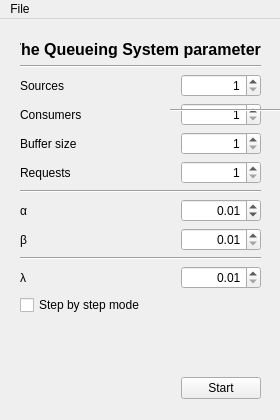
<?xml version="1.0" encoding="UTF-8"?>
<ui version="4.0">
 <class>MainWindow</class>
 <widget class="QMainWindow" name="MainWindow">
  <property name="geometry">
   <rect>
    <x>0</x>
    <y>0</y>
    <width>280</width>
    <height>420</height>
   </rect>
  </property>
  <property name="sizePolicy">
   <sizepolicy hsizetype="Minimum" vsizetype="Minimum">
    <horstretch>0</horstretch>
    <verstretch>0</verstretch>
   </sizepolicy>
  </property>
  <property name="minimumSize">
   <size>
    <width>280</width>
    <height>420</height>
   </size>
  </property>
  <property name="maximumSize">
   <size>
    <width>280</width>
    <height>420</height>
   </size>
  </property>
  <property name="windowTitle">
   <string>The Queueing System</string>
  </property>
  <widget class="QWidget" name="centralWidget">
   <widget class="QWidget" name="gridLayoutWidget">
    <property name="geometry">
     <rect>
      <x>10</x>
      <y>10</y>
      <width>261</width>
      <height>381</height>
     </rect>
    </property>
    <layout class="QGridLayout" name="gridLayout">
     <property name="leftMargin">
      <number>10</number>
     </property>
     <property name="rightMargin">
      <number>10</number>
     </property>
     <property name="horizontalSpacing">
      <number>6</number>
     </property>
     <item row="10" column="1">
      <widget class="QDoubleSpinBox" name="spinLambda">
       <property name="alignment">
        <set>Qt::AlignRight|Qt::AlignTrailing|Qt::AlignVCenter</set>
       </property>
       <property name="decimals">
        <number>2</number>
       </property>
       <property name="minimum">
        <double>0.010000000000000</double>
       </property>
       <property name="maximum">
        <double>99.989999999999995</double>
       </property>
       <property name="singleStep">
        <double>0.010000000000000</double>
       </property>
       <property name="value">
        <double>0.010000000000000</double>
       </property>
      </widget>
     </item>
     <item row="0" column="0" colspan="2">
      <widget class="QLabel" name="lblSettingTitle">
       <property name="font">
        <font>
         <pointsize>12</pointsize>
         <weight>75</weight>
         <bold>true</bold>
        </font>
       </property>
       <property name="frameShape">
        <enum>QFrame::NoFrame</enum>
       </property>
       <property name="text">
        <string>The Queueing System parameters</string>
       </property>
       <property name="alignment">
        <set>Qt::AlignCenter</set>
       </property>
      </widget>
     </item>
     <item row="1" column="0" colspan="2">
      <widget class="Line" name="line">
       <property name="enabled">
        <bool>true</bool>
       </property>
       <property name="frameShadow">
        <enum>QFrame::Sunken</enum>
       </property>
       <property name="lineWidth">
        <number>1</number>
       </property>
       <property name="orientation">
        <enum>Qt::Horizontal</enum>
       </property>
      </widget>
     </item>
     <item row="6" column="0" colspan="2">
      <widget class="Line" name="line_2">
       <property name="orientation">
        <enum>Qt::Horizontal</enum>
       </property>
      </widget>
     </item>
     <item row="10" column="0">
      <widget class="QLabel" name="lblLambda">
       <property name="text">
        <string>λ</string>
       </property>
      </widget>
     </item>
     <item row="3" column="1">
      <widget class="QSpinBox" name="spinCnmrs">
       <property name="maximumSize">
        <size>
         <width>80</width>
         <height>16777215</height>
        </size>
       </property>
       <property name="alignment">
        <set>Qt::AlignRight|Qt::AlignTrailing|Qt::AlignVCenter</set>
       </property>
       <property name="minimum">
        <number>1</number>
       </property>
       <property name="maximum">
        <number>1000</number>
       </property>
       <property name="value">
        <number>1</number>
       </property>
      </widget>
     </item>
     <item row="2" column="0">
      <widget class="QLabel" name="lblSources">
       <property name="cursor">
        <cursorShape>ArrowCursor</cursorShape>
       </property>
       <property name="text">
        <string>Sources</string>
       </property>
      </widget>
     </item>
     <item row="12" column="0">
      <spacer name="verticalSpacer">
       <property name="orientation">
        <enum>Qt::Vertical</enum>
       </property>
       <property name="sizeHint" stdset="0">
        <size>
         <width>20</width>
         <height>40</height>
        </size>
       </property>
      </spacer>
     </item>
     <item row="2" column="1">
      <widget class="QSpinBox" name="spinSrcs">
       <property name="maximumSize">
        <size>
         <width>80</width>
         <height>16777215</height>
        </size>
       </property>
       <property name="alignment">
        <set>Qt::AlignRight|Qt::AlignTrailing|Qt::AlignVCenter</set>
       </property>
       <property name="minimum">
        <number>1</number>
       </property>
       <property name="maximum">
        <number>1000</number>
       </property>
       <property name="value">
        <number>1</number>
       </property>
      </widget>
     </item>
     <item row="4" column="0">
      <widget class="QLabel" name="lblBuffer">
       <property name="text">
        <string>Buffer size</string>
       </property>
      </widget>
     </item>
     <item row="9" column="0" colspan="2">
      <widget class="Line" name="line_5">
       <property name="orientation">
        <enum>Qt::Horizontal</enum>
       </property>
      </widget>
     </item>
     <item row="8" column="0">
      <widget class="QLabel" name="lblBeta">
       <property name="text">
        <string>β</string>
       </property>
      </widget>
     </item>
     <item row="7" column="0">
      <widget class="QLabel" name="lblAlpha">
       <property name="text">
        <string>α</string>
       </property>
      </widget>
     </item>
     <item row="7" column="1">
      <widget class="QDoubleSpinBox" name="spinAlpha">
       <property name="alignment">
        <set>Qt::AlignRight|Qt::AlignTrailing|Qt::AlignVCenter</set>
       </property>
       <property name="minimum">
        <double>0.000000000000000</double>
       </property>
       <property name="singleStep">
        <double>0.010000000000000</double>
       </property>
       <property name="value">
        <double>0.010000000000000</double>
       </property>
      </widget>
     </item>
     <item row="12" column="1">
      <spacer name="verticalSpacer_3">
       <property name="orientation">
        <enum>Qt::Vertical</enum>
       </property>
       <property name="sizeHint" stdset="0">
        <size>
         <width>20</width>
         <height>40</height>
        </size>
       </property>
      </spacer>
     </item>
     <item row="11" column="0" colspan="2">
      <widget class="QCheckBox" name="chkBoxStepByStep">
       <property name="layoutDirection">
        <enum>Qt::LeftToRight</enum>
       </property>
       <property name="text">
        <string>Step by step mode</string>
       </property>
      </widget>
     </item>
     <item row="8" column="1">
      <widget class="QDoubleSpinBox" name="spinBeta">
       <property name="alignment">
        <set>Qt::AlignRight|Qt::AlignTrailing|Qt::AlignVCenter</set>
       </property>
       <property name="minimum">
        <double>0.010000000000000</double>
       </property>
       <property name="singleStep">
        <double>0.010000000000000</double>
       </property>
       <property name="value">
        <double>0.010000000000000</double>
       </property>
      </widget>
     </item>
     <item row="3" column="0">
      <widget class="QLabel" name="lblConsumers">
       <property name="text">
        <string>Consumers</string>
       </property>
      </widget>
     </item>
     <item row="4" column="1">
      <widget class="QSpinBox" name="spinBuffer">
       <property name="maximumSize">
        <size>
         <width>80</width>
         <height>16777215</height>
        </size>
       </property>
       <property name="alignment">
        <set>Qt::AlignRight|Qt::AlignTrailing|Qt::AlignVCenter</set>
       </property>
       <property name="minimum">
        <number>1</number>
       </property>
       <property name="maximum">
        <number>1000</number>
       </property>
       <property name="value">
        <number>1</number>
       </property>
      </widget>
     </item>
     <item row="5" column="0">
      <widget class="QLabel" name="lblRequests">
       <property name="text">
        <string>Requests</string>
       </property>
      </widget>
     </item>
     <item row="5" column="1">
      <widget class="QSpinBox" name="spinReqs">
       <property name="maximumSize">
        <size>
         <width>80</width>
         <height>16777215</height>
        </size>
       </property>
       <property name="alignment">
        <set>Qt::AlignRight|Qt::AlignTrailing|Qt::AlignVCenter</set>
       </property>
       <property name="minimum">
        <number>1</number>
       </property>
       <property name="maximum">
        <number>1000000</number>
       </property>
       <property name="value">
        <number>1</number>
       </property>
      </widget>
     </item>
     <item row="13" column="1">
      <widget class="QPushButton" name="btnStart">
       <property name="text">
        <string>Start</string>
       </property>
      </widget>
     </item>
    </layout>
   </widget>
   <widget class="Line" name="line_3">
    <property name="geometry">
     <rect>
      <x>170</x>
      <y>90</y>
      <width>241</width>
      <height>3</height>
     </rect>
    </property>
    <property name="orientation">
     <enum>Qt::Horizontal</enum>
    </property>
   </widget>
  </widget>
  <widget class="QMenuBar" name="menuBar">
   <property name="geometry">
    <rect>
     <x>0</x>
     <y>0</y>
     <width>280</width>
     <height>22</height>
    </rect>
   </property>
   <widget class="QMenu" name="menuAbout">
    <property name="title">
     <string>File</string>
    </property>
    <addaction name="actionDefaultSettings"/>
    <addaction name="actionAbout"/>
    <addaction name="separator"/>
    <addaction name="actionExit"/>
   </widget>
   <addaction name="menuAbout"/>
  </widget>
  <action name="actionDefaultSettings">
   <property name="text">
    <string>Default settings</string>
   </property>
  </action>
  <action name="actionExit">
   <property name="text">
    <string>Exit</string>
   </property>
  </action>
  <action name="actionAbout">
   <property name="text">
    <string>About</string>
   </property>
  </action>
 </widget>
 <layoutdefault spacing="6" margin="11"/>
 <resources/>
 <connections/>
</ui>
